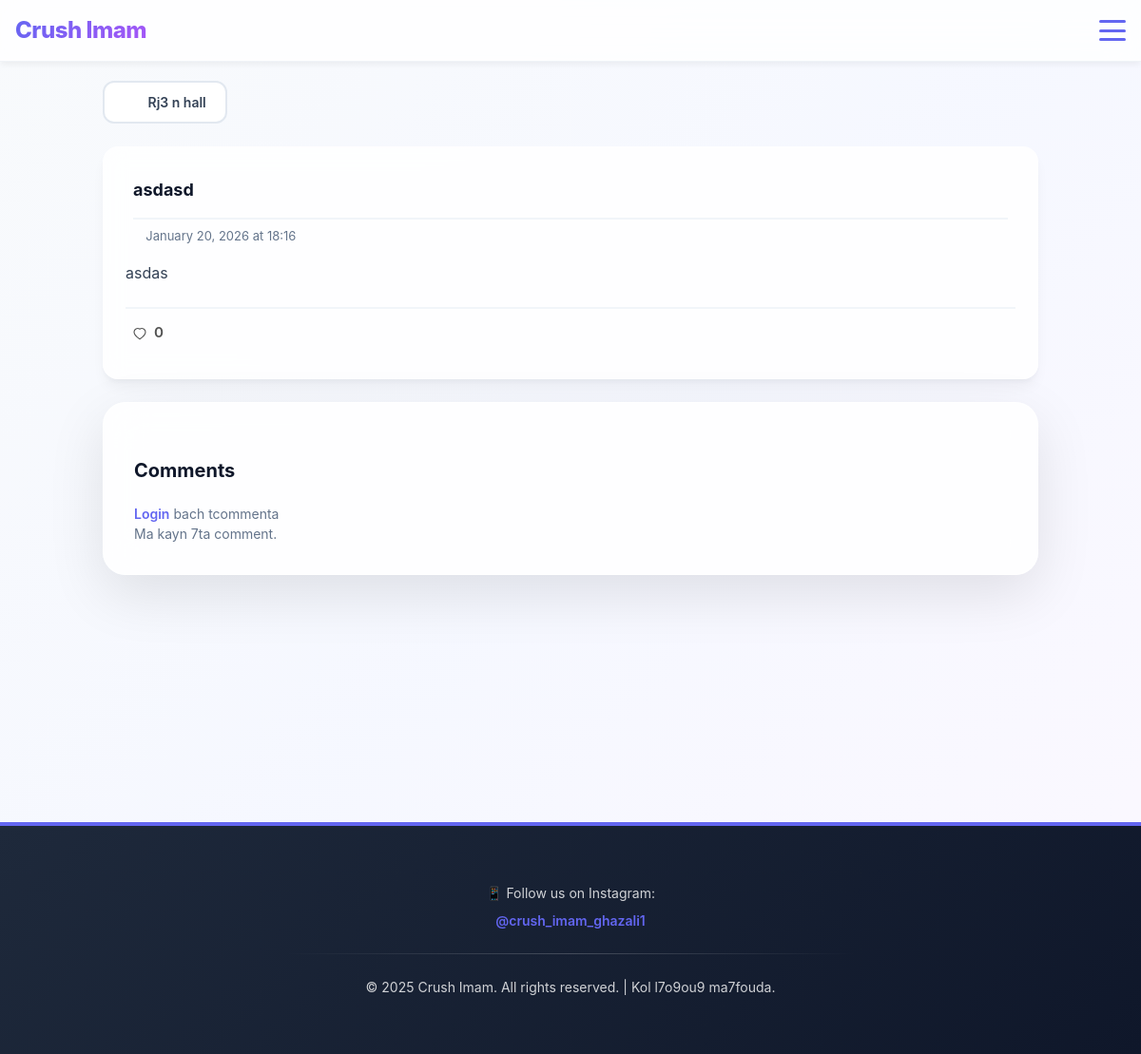
The app's page /hall/post/1/ with its own data.
### confessions/models.py (models this page shows, shortened)
class HallPost(models.Model):
    CATEGORY_CHOICES = [
        ('fame', 'Hall of Fame'),
        ('shame', 'Hall of Shame'),
    ]
    title = models.CharField(max_length=255)
    body = models.TextField()
    image = models.ImageField(upload_to='halls/', blank=True, null=True)
    category = models.CharField(max_length=10, choices=CATEGORY_CHOICES)
    created_at = models.DateTimeField(auto_now_add=True)
    author = models.ForeignKey(User, on_delete=models.SET_NULL, null=True, blank=True)
    comments = GenericRelation('Comment', related_query_name='hallpost')
    votes = GenericRelation('Vote', related_query_name='hallpost')
    class Meta:
        ordering = ['-created_at']
    @property
    def vote_total(self):
        res = self.votes.aggregate(total=Count('id'))
        return res.get('total') or 0

### confessions/views.py (the view, shortened to what this page needs)
# urls.py: path('hall/post/<int:pk>/', views.hall_detail, name='hall_detail'),
def hall_detail(request, pk):
    from .models import HallPost
    post = get_object_or_404(HallPost, pk=pk)
    user_liked = False
    liked_comment_ids = []
    no_reply_comments = post.comments.filter(parent__isnull=True).all()
    return render(request, 'halls/hall_detail.html', {'post': post, 'user_liked': user_liked, 'liked_comment_ids': liked_comment_ids, 'no_reply_comments': no_reply_comments})

### templates/halls/hall_detail.html (shortened to what this page needs)
{% extends 'crushimam/base.html' %}
{% block content %}
<div class="container">
    <div class="confession-detail-wrapper">
        <a href="{% url 'hall_list' "fame" %}" class="btn-back inline-flex items-center gap-2">
            <i class="fas fa-arrow-left"></i> Rj3 n hall
        </a>
        <div class="confession-item">
            <div class="post-title">
                <h3>{{ post.title }}</h3>
            </div>
            <div class="confession-meta-detail">
                <span class="confession-date"><i class="fa-regular fa-calendar"></i> {{ post.created_at|date:"F d, Y \a\t H:i" }}</span>
            </div>
            <div class="confession-content">
                <p class="confession-full-text">{{ post.body|linebreaks }}</p>
            </div>
                <div class="votes">
                    <form method="post" action="{% url 'add_vote' %}" class="vote-form like-control">
                        <button type="submit" class="action-icon like-btn {% if user.is_authenticated and user_liked %}liked{% endif %}" aria-pressed="{% if user_liked %}true{% else %}false{% endif %}">
                            <svg class="heart-icon" width="18" height="18" viewBox="0 0 24 24" fill="none" xmlns="http://www.w3.org/2000/svg" aria-hidden="true">
                                <path d="M12 21s-8-5.33-8-10a5 5 0 0 1 8-4 5 5 0 0 1 8 4c0 4.67-8 10-8 10z" stroke="currentColor" stroke-width="1.5" fill="none" stroke-linecap="round" stroke-linejoin="round"/>
                            </svg>
                            <span class="action-count">{{ post.vote_total|default:0 }}</span>
                        </button>
                    </form>
                </div>
            </div>
            <div class="confession-detail-card">
                <div class="comments" style="margin-top:1.5rem">
                    <h4>Comments</h4>
                    {% if user.is_authenticated %}
                    <form method="post" action="{% url 'add_comment' %}" class="comment-form" style="margin-top:.75rem">
                        {% csrf_token %}
                        <input type="hidden" name="model" value="hallpost">
                        <input type="hidden" name="object_id" value="{{ post.pk }}">
                        <textarea name="body" rows="3" placeholder="ktb comment dyalk..." required></textarea>
                        <button type="submit" class="btn btn-primary" style="margin-top:.5rem">Sifet</button>
                    </form>
                    {% else %}
                        <p class="muted"><a href="{% url 'account_login' %}">Login</a> bach tcommenta</p>
                    {% endif %}
                    <div class="comment-list">
                        {% for c in no_reply_comments %}
                            <div class="comment-item">
                                <div class="comment-meta">{% if c.user %}{{ c.user.username }}{% else %}Majhol{% endif %} • {{ c.created_at|date:'Y-m-d H:i' }}</div>
                                <div class="comment-body">{{ c.body }}</div>
                                <div class="comment-actions" style="margin-top:.5rem; display:flex; gap:8px; align-items:center">
                                    <form method="post" action="{% url 'add_vote' %}" class="comment-like-form">
                                        {% csrf_token %}
                                        <input type="hidden" name="model" value="comment">
                                        <input type="hidden" name="object_id" value="{{ c.pk }}">
                                        <button type="submit" class="action-icon like-btn {% if user.is_authenticated and c.pk in liked_comment_ids %}liked{% endif %}" aria-pressed="{% if c.pk in liked_comment_ids %}true{% else %}false{% endif %}">
                                            <svg class="heart-icon" width="18" height="18" viewBox="0 0 24 24" fill="none" xmlns="http://www.w3.org/2000/svg" aria-hidden="true">
                                                <path d="M12 21s-8-5.33-8-10a5 5 0 0 1 8-4 5 5 0 0 1 8 4c0 4.67-8 10-8 10z" stroke="currentColor" stroke-width="1.5" fill="none" stroke-linecap="round" stroke-linejoin="round"/>
                                            </svg>
                                            <span class="action-count">{{ c.like_count|default:0 }}</span>
                                        </button>
                                    </form>
                                    {% if user.is_authenticated %}
                                    <form method="post" action="{% url 'add_comment' %}" class="reply-form" style="display:inline-block;">
                                        {% csrf_token %}
                                        <input type="hidden" name="model" value="hallpost">
                                        <input type="hidden" name="object_id" value="{{ post.pk }}">
                                        <input type="hidden" name="parent_id" value="{{ c.pk }}">
                                        <input type="text" name="body" placeholder="ktb reply..." required style="padding:6px 8px; border-radius:6px; border:1px solid #ddd;">
                                        <button type="submit" class="btn btn-small" style="margin-left:6px">Reply</button>
                                    </form>
                                    {% endif %}
                                    {% if c.user == user or user.is_staff %}
                                        <a href="{% url "delete_comment" c.pk %}" onclick="return confirm('Are you sure you want to delete this comment?');" class="btn btn-danger btn-small">Msa7</a>
                                    {% endif %}
                                </div>
                                {% if c.replies.all %}
                                    <div class="replies" style="margin-top:.75rem; margin-left:12px">
                                        {% for r in c.replies.all %}
                                            <div class="comment-item" style="background:#fff; padding:8px;">
                                                <div class="comment-meta">{% if r.user %}{{ r.user.username }}{% else %}Majhol{% endif %} • {{ r.created_at|date:'Y-m-d H:i' }}</div>
                                                <div class="comment-body">{{ r.body }}</div>
                                                <div class="comment-actions" style="margin-top:.5rem; display:flex; gap:8px; align-items:center">
                                                    <form method="post" action="{% url 'add_vote' %}" class="comment-like-form">
                                                        {% csrf_token %}
                                                        <input type="hidden" name="model" value="comment">
                                                        <input type="hidden" name="object_id" value="{{ r.pk }}">
                                                        <button type="submit" class="action-icon like-btn {% if user.is_authenticated and r.pk in liked_comment_ids %}liked{% endif %}" aria-pressed="{% if r.pk in liked_comment_ids %}true{% else %}false{% endif %}">
                                                            <svg class="heart-icon" width="18" height="18" viewBox="0 0 24 24" fill="none" xmlns="http://www.w3.org/2000/svg" aria-hidden="true">
                                                                <path d="M12 21s-8-5.33-8-10a5 5 0 0 1 8-4 5 5 0 0 1 8 4c0 4.67-8 10-8 10z" stroke="currentColor" stroke-width="1.5" fill="none" stroke-linecap="round" stroke-linejoin="round"/>
                                                            </svg>
                                                            <span class="action-count">{{ r.like_count|default:0 }}</span>
                                                        </button>
                                                    </form>
                                                </div>
                                            </div>
                                        {% endfor %}
                                    </div>
                                {% endif %}
                            </div>
                        {% empty %}
                            <p class="muted">Ma kayn 7ta comment.</p>
                        {% endfor %}
                    </div>
                </div>
            </div>
        </div>
    </div>
{% endblock %}

### static/css/styles.css (style rules this page uses)
:root { --color-primary: #6366f1; --color-primary-dark: #4f46e5; --color-secondary: #a855f7; --color-secondary-dark: #9333ea; --color-accent: #f59e0b; --color-rose: #f43f5e; --color-success: #10b981; --color-danger: #ef4444; --color-slate-50: #f8fafc; --color-slate-100: #f1f5f9; --color-slate-200: #e2e8f0; --color-slate-400: #94a3b8; --color-slate-500: #64748b; --color-slate-600: #475569; --color-slate-700: #334155; --color-slate-800: #1e293b; --color-slate-900: #0f172a; }
body { background: linear-gradient(135deg, #f8fafc 0%, rgba(224, 231, 255, 0.3) 50%, rgba(243, 232, 255, 0.3) 100%); font-family: -apple-system, BlinkMacSystemFont, 'Segoe UI', Roboto, 'Helvetica Neue', Arial, sans-serif; color: var(--color-slate-700); min-height: 100vh; margin: 0; }
.container { max-width: 800px; margin: 0 auto; padding: 24px 16px; }
.confession-item { background: rgba(255, 255, 255, 0.85); backdrop-filter: blur(12px); border: none; border-radius: 16px; padding: 24px; box-shadow: 0 10px 15px -3px rgba(0, 0, 0, 0.05), 0 4px 6px -2px rgba(100, 116, 139, 0.05); transition: all 0.3s ease; animation: fadeInUp 0.5s ease-out; animation-fill-mode: both; }
.confession-item:nth-child(2) { animation-delay: 0.2s; }
.confession-date { font-size: 13px; color: var(--color-slate-400); display: flex; gap: 5px; justify-items: center; align-items: center; }
.confession-content { margin: 16px 0; }
.action-icon { display: inline-flex; align-items: center; gap: 6px; padding: 6px 8px; border-radius: 8px; color: var(--color-slate-700); text-decoration: none; background: transparent; transition: transform 0.15s ease, background 0.15s ease; box-sizing: border-box; }
.action-icon.like-btn { background: transparent; box-shadow: none; border: none; padding: 4px 6px; border-radius: 8px; color: var(--color-slate-600); box-shadow: none !important; }
.action-icon.like-btn .heart-icon { display: inline-block; vertical-align: middle; }
.action-count { font-weight: 600; font-size: 0.95rem; }
button[type="submit"], input[type="submit"] { padding: 10px 20px; border-radius: 8px; font-weight: 600; font-size: 13px; border: none; cursor: pointer; background: linear-gradient(135deg, var(--color-primary) 0%, var(--color-secondary) 100%); color: white; transition: all 0.3s cubic-bezier(0.22, 0.9, 0.32, 1); box-shadow: 0 2px 8px rgba(99, 102, 241, 0.2); }
.container { max-width: 800px; margin: 0 auto; padding: 20px; min-height: 100vh; }
.confession-detail-wrapper { position: relative; }
.btn-back { display: inline-flex; align-items: center; gap: 8px; padding: 10px 20px; margin-bottom: 24px; background: white; border: 2px solid var(--color-slate-200); border-radius: 12px; color: var(--color-slate-700); text-decoration: none; font-weight: 600; font-size: 14px; transition: all 0.3s ease; }
.confession-detail-card { background: rgba(255, 255, 255, 0.85); backdrop-filter: blur(20px); border: 1px solid rgba(255, 255, 255, 0.5); border-radius: 24px; padding: 32px; box-shadow: 0 20px 60px rgba(0, 0, 0, 0.1); animation: slideUp 0.5s ease-out; margin-top: 24px; }
.post-title { display: flex; align-items: center; gap: 16px; margin: 8px; padding-bottom: 16px; border-bottom: 2px solid var(--color-slate-100); font-size: 18px; font-weight: 700; color: var(--color-slate-900); }
.confession-meta-detail { margin-bottom: 16px; }
.confession-date { font-size: 13px; color: var(--color-slate-500); }
.confession-content { margin-bottom: 24px; }
.confession-full-text { font-size: 16px; line-height: 1.7; color: var(--color-slate-800); white-space: pre-wrap; }
.votes { padding: 10px 0; border-top: 2px solid var(--color-slate-100); }
.vote-form, .comment-like-form { display: inline-flex; align-items: end; gap: 8px; }
.like-btn { background: transparent; border: none; cursor: pointer; font-size: 24px; padding: 8px; transition: all 0.2s ease; filter: grayscale(100%); }
.comments { margin-top: 24px; }
.comments h4 { font-size: 20px; font-weight: 700; color: var(--color-slate-900); margin-bottom: 20px; }
.comment-list { display: flex; flex-direction: column; gap: 16px; }
.muted { color: var(--color-slate-500); font-size: 14px; }
.muted a { color: var(--color-primary); text-decoration: none; font-weight: 600; }

### records on screen
HallPost: title "asdasd", created_at "January 20, 2026 at 18:16", body "asdas", vote_total "0"
